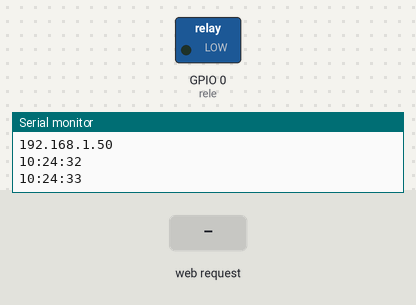
Bench run of a sketch on a simulated ESP8266 (NodeMCU). Parts: switched loads named in the sketch (green lamp = pin HIGH), the last lines printed to the serial monitor. Inputs (shaded band) come from the test bench. WiFi joins after 1.5 s; servers stay silent unless stated; network time is answered at once with the bench clock; the local clock reads 2024-03-15 10:24:30 at power-on unless the sketch sets it.

Above: at 3.3 s.
3.4 s: HTTP request GET /?PIN=S received
At 4.5 s:
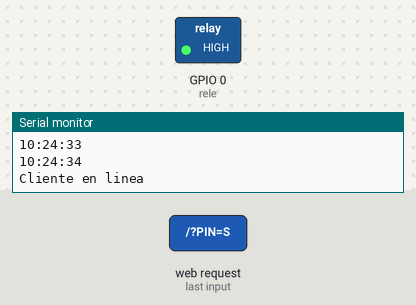
Timing chart, 0 to 6.4 s (numbered marks = the images above; inputs shaded):
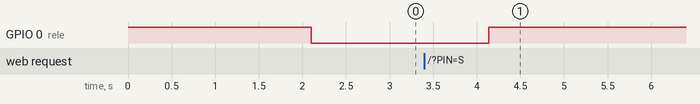

The sketch:

ctrl_luces_navidad_Boton.ino
```cpp
//control de luminaria navideña 2020
//nodemcu / ESP8166 / ESP-01
//REV 08/12/21 no reconoce el string de las paginas, al colocar la IP funciona
//


#include <NTPClient.h>//importamos la librería del cliente NTP
#include <ESP8266WiFi.h> //librería necesaria para la conexión wifi
#include <WiFiUdp.h> // importamos librería UDP para comunicar con
                     // NTP

 byte mac[] = {0xDE, 0xAD, 0xBE, 0xEF, 0xFE, 0xED};
IPAddress ip(192,168,20,200);
IPAddress subnet(255,255,255,0);
IPAddress gateway(192,168,20,1);
WiFiServer servidor(80);

// Pin que se desea modificar mediante el boton

String readString = String(30);
String Estado_Pin = String(8);

int rele = 0;
int control = LOW;


// datos para conectarnos a nuestra red wifi
const char *ssid     = "El nombre del WIFI";
const char *password = "Clave del wifi";

int hora = 0 ;
int minuto = 0;
int h_prende = 20;
int h_apaga = 23;
int m_prende = 00;
int m_apaga = 25;
int la_hora = 0;


//iniciamos el cliente udp para su uso con el server NTP
WiFiUDP ntpUDP;

// cuando creamos el cliente NTP podemos especificar el servidor al // que nos vamos a conectar en este caso
// 0.south-america.pool.ntp.org SudAmerica
// también podemos especificar el offset en segundos para que nos
// muestre la hora según nuestra zona horaria en este caso
// restamos -10800 segundos CHILE (-3 Hrs verano)
// y por ultimo especificamos el intervalo de actualización en
// mili segundos en este caso 6000
//1.cl.pool.ntp.org
//ntp.shoa.cl
//200.54.149.19

NTPClient timeClient(ntpUDP,"200.54.149.19",-10800,6000);


void automatico(){
  if (hora >= h_prende && hora < h_apaga  || Estado_Pin == "APAGAR"){ //agregar && minuto >= m_prende && minuto < m_apaga en caso de control por minutos
//digitalWrite(LED_BUILTIN,HIGH);
Serial.print ( "\n PRENDE LUMINARIA \n" );
digitalWrite(rele,HIGH);

}
 else {
  digitalWrite(rele,LOW);
  }
}
void NTP_config(){

//timeClient.update(); //sincronizamos con el server NTP

  while (timeClient.update() == false) {
    Serial.println("Esperando NTP");
    delay(1000);
     WiFiClient cliente = servidor.available();
  if (cliente)
  {
       while (cliente.connected())
    {

      if (cliente.available())
      {
        char c = cliente.read();
        if (readString.length() < 30)
        {
          readString.concat(c);
        }
          cliente.println("HTTP/1.1 200 OK");
          cliente.println("Content-Type: text/html");
          cliente.println();
          cliente.println("<html>");
          cliente.println("<head>");
          cliente.println("<title>ERROR</title>");
          cliente.println("</head>");
          cliente.println("<body width=100% height=100%>");
          cliente.println("<center>");
          cliente.println("<h1>ESPERANDO NTP</h1>");
          cliente.print("</body>");
          cliente.print("</html>");
          //cliente.stop();
          break;
        }
      }
    }
  }

//Serial.println();
String hora_completa =  timeClient.getFormattedTime();
Serial.println(hora_completa);

hora = timeClient.getHours();
minuto = timeClient.getMinutes();
}
void html(){
 WiFiClient cliente = servidor.available();
  if (cliente)
  {
   Serial.println("Cliente en linea");
    boolean lineaenblanco = true;
    while (cliente.connected())
    {

      if (cliente.available())
      {
        char c = cliente.read();
        if (readString.length() < 30)
        {
          readString.concat(c);
        }
        if (c == '\n' && lineaenblanco) //Si la peticion HTTP ha finalizado
        {
          int Dato = readString.indexOf("PIN");
          String LED2 = readString.substring(Dato , Dato + 5);
          if (readString.substring(Dato, Dato + 5) == "PIN=S")
          {
            if (Estado_Pin == "ENCENDER") {
              digitalWrite(rele, HIGH);
              Estado_Pin = "APAGAR";
            }
            else {
              digitalWrite(rele, LOW);
              Estado_Pin = "ENCENDER";
            }
          }
          cliente.println("HTTP/1.1 200 OK");
          cliente.println("Content-Type: text/html");
          cliente.println();
          cliente.println("<html>");
          cliente.println("<head>");
          cliente.println("<title>Luces de navidad</title>");
          cliente.println("</head>");
          cliente.println("<body width=100% height=100%>");
          cliente.println("<center>");
          cliente.println("<h1>Luces de Navidad</h1>");
          cliente.print("<br><br>");
          cliente.print("<input type=submit value=");
          cliente.print(Estado_Pin);
          cliente.print(" style=width:200px;height:75px onClick=location.href='./?PIN=S\'>");
          cliente.print("</center>");
          cliente.print("<p>");
          cliente.println("<center>");
          cliente.println("La hora inicial: ");
          cliente.print(hora);
          cliente.println(":");
          cliente.println(minuto);
          cliente.print("</p>");
          cliente.print("</body>");
          cliente.print("</html>");
          //cliente.stop();
          readString = "";
          break;
        }
      }
    }
  }
}

void setup(){

pinMode(rele,OUTPUT);
digitalWrite(rele,HIGH);
delay ( 100 );

Serial.begin(115200); // activamos la conexión serial
delay ( 500 );
Serial.print ( "Configurando \n" );

WiFi.begin(ssid, password); // nos conectamos al wifi
WiFi.mode(WIFI_STA);
WiFi.config(ip, gateway, subnet);

// Esperamos hasta que se establezca la conexión wifi
 while ( WiFi.status() != WL_CONNECTED ) {
    delay ( 500 );
    Serial.print ( "Esperando conexión \n" );
  }

  servidor.begin();

  Serial.print ( "Conectado \n" );
  digitalWrite(rele,LOW);
  Estado_Pin = "ENCENDER";
  Serial.print(WiFi.localIP());
  Serial.print ( "\n" );

  timeClient.begin();

 }

void loop() {

NTP_config();
automatico();
html();
delay(1000);
}
```

Measured:
- after the input at 3.4 s, GPIO 0 (rele): LOW → HIGH after 0.74 s
